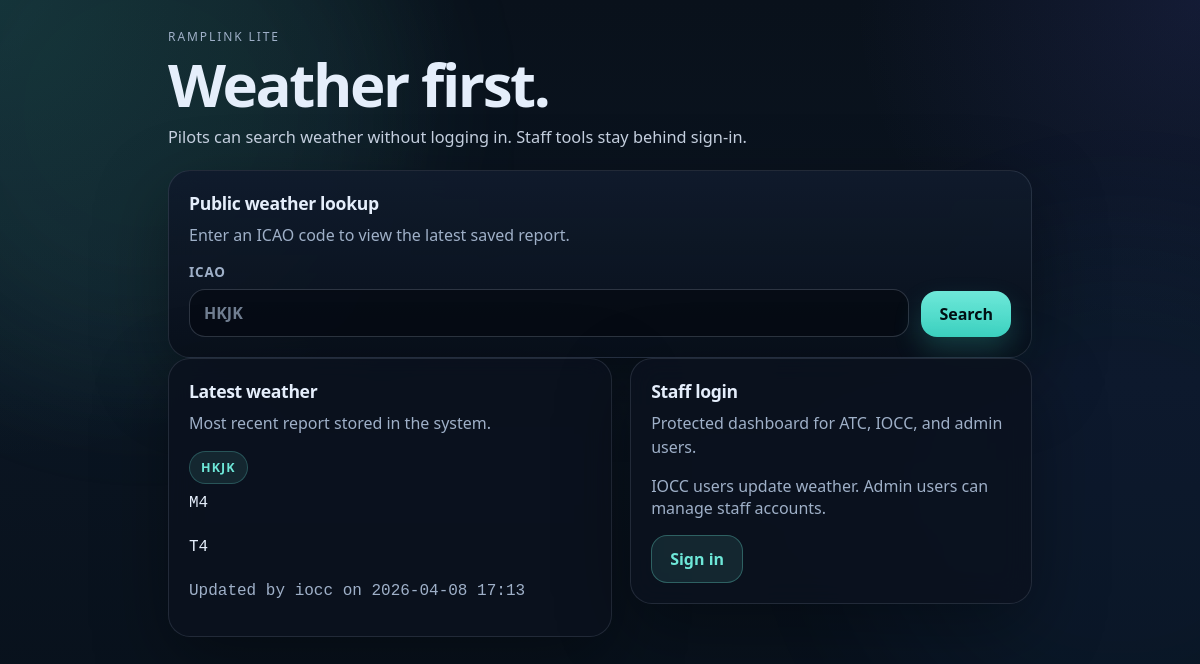
The page / on the database its author committed.
### models.py (models this page shows)
class Weather(db.Model):
    __tablename__ = "weather"
    id = db.Column(db.Integer, primary_key=True)
    icao = db.Column(db.String(8), nullable=False, unique=True, index=True)
    metar = db.Column(db.Text, nullable=False, default="")
    taf = db.Column(db.Text, nullable=False, default="")
    updated_by = db.Column(db.String(80), nullable=True)
    updated_at = db.Column(db.DateTime, nullable=False, default=datetime.utcnow)

### app.py (the view)
    @app.route("/")
    def index():
        if current_user():
            return redirect(url_for("dashboard"))
        icao = request.args.get("icao", "").strip().upper()
        weather = Weather.query.filter_by(icao=icao).first() if icao else None
        latest_weather = Weather.query.order_by(Weather.updated_at.desc()).first()
        return render_template(
            "home.html",
            icao=icao,
            weather=weather,
            latest_weather=latest_weather,
        )

### app.py (called while the page is built)
def current_user():
    user = getattr(request, "current_user", None)
    if user is not None:
        return user
    session_user_id = session.get("user_id")
    if not session_user_id:
        return None
    return db.session.get(User, session_user_id)

### templates/home.html (shortened to what this page needs)
<!doctype html>
<html lang="en">
<head>
  <link rel="stylesheet" href="{{ url_for('static', filename='style.css') }}">
</head>
<body class="app-page landing-page">
  <div class="ambient ambient-a"></div>
  <main class="app-shell compact-shell">
    <header class="masthead narrow">
      <div class="masthead-copy">
        <p class="eyebrow">RampLink Lite</p>
        <h1>Weather first.</h1>
        <p class="lede">Pilots can search weather without logging in. Staff tools stay behind sign-in.</p>
      </div>
    </header>
    <section class="panel panel-primary">
      <div class="panel-head">
        <div>
          <h2>Public weather lookup</h2>
          <p>Enter an ICAO code to view the latest saved report.</p>
        </div>
      </div>
      <form method="get" action="{{ url_for('index') }}" class="search-row">
        <label class="grow">
          <span>ICAO</span>
          <input type="text" name="icao" maxlength="8" placeholder="HKJK" value="{{ icao }}">
        </label>
        <button type="submit">Search</button>
      </form>
    </section>
    <section class="grid-split landing-grid">
      <article class="panel">
        <div class="panel-head">
          <div>
            <h2>Latest weather</h2>
            <p>Most recent report stored in the system.</p>
          </div>
        </div>
        {% if latest_weather %}
          <div class="detail-block">
            <div class="detail-kicker">{{ latest_weather.icao }}</div>
            <p class="mono">{{ latest_weather.metar }}</p>
            <p class="mono">{{ latest_weather.taf }}</p>
            <p class="subtle mono">Updated by {{ latest_weather.updated_by or "unknown" }} on {{ latest_weather.updated_at.strftime("%Y-%m-%d %H:%M") }}</p>
          </div>
        {% else %}
          <p class="empty-state">No weather has been stored yet.</p>
        {% endif %}
      </article>
      <article class="panel">
        <div class="panel-head">
          <div>
            <h2>Staff login</h2>
            <p>Protected dashboard for ATC, IOCC, and admin users.</p>
          </div>
        </div>
        <p class="subtle">IOCC users update weather. Admin users can manage staff accounts.</p>
        <a class="button-link" href="{{ url_for('login') }}">Sign in</a>
      </article>
    </section>
  </main>
</body>
</html>

### static/style.css (style rules this page uses)
:root { --bg: #081019; --bg-soft: #0f1a2a; --surface: rgba(11, 18, 30, 0.88); --surface-strong: #101b2c; --surface-soft: rgba(255, 255, 255, 0.04); --line: rgba(148, 163, 184, 0.18); --line-strong: rgba(148, 163, 184, 0.28); --text: #e5eefb; --muted: #9fb0c8; --soft: #c8d3e3; --accent: #6ee7d8; --accent-strong: #3dd6c4; --amber: #fbbf24; --red: #fb7185; --green: #4ade80; --shadow: 0 24px 72px rgba(0, 0, 0, 0.35); }
* { box-sizing: border-box; }
html { color-scheme: dark; }
body { margin: 0; min-height: 100vh; font-family: "Segoe UI", Inter, system-ui, -apple-system, BlinkMacSystemFont, sans-serif; background: radial-gradient(circle at top left, rgba(62, 214, 196, 0.12), transparent 32%), radial-gradient(circle at top right, rgba(99, 102, 241, 0.12), transparent 24%), linear-gradient(180deg, #09111b 0%, #0b1522 48%, #07101a 100%); color: var(--text); }
.app-page { position: relative; overflow-x: hidden; }
.ambient { position: fixed; inset: auto; width: 34rem; height: 34rem; border-radius: 50%; filter: blur(72px); opacity: 0.38; pointer-events: none; z-index: 0; }
.ambient-a { top: -10rem; left: -8rem; background: rgba(110, 231, 216, 0.18); }
.app-shell { position: relative; z-index: 1; max-width: 1180px; margin: 0 auto; padding: 28px 18px 44px; }
.compact-shell { max-width: 900px; }
.masthead { display: flex; align-items: end; justify-content: space-between; gap: 24px; margin-bottom: 20px; }
.masthead.narrow { align-items: start; }
.masthead-copy { max-width: 720px; }
.eyebrow { margin: 0 0 10px; text-transform: uppercase; letter-spacing: 0.16em; font-size: 12px; color: var(--muted); }
h1, h2, h3, p { margin-top: 0; }
h1 { margin-bottom: 10px; font-size: clamp(2.3rem, 5vw, 4.2rem); line-height: 0.98; letter-spacing: -0.04em; }
h2 { margin-bottom: 8px; font-size: 1.1rem; letter-spacing: -0.02em; }
.lede { max-width: 64ch; margin-bottom: 0; color: var(--soft); font-size: 1.02rem; line-height: 1.6; }
.panel, .panel-primary, .panel-soft { border: 1px solid var(--line); border-radius: 22px; background: var(--surface); box-shadow: var(--shadow); backdrop-filter: blur(14px); }
.panel { padding: 20px; }
.panel-primary { padding: 20px; background: linear-gradient(180deg, rgba(16, 27, 44, 0.96), rgba(9, 16, 27, 0.92)); }
.panel-head { display: flex; justify-content: space-between; align-items: start; gap: 16px; margin-bottom: 16px; }
.panel-head p { margin-bottom: 0; color: var(--muted); line-height: 1.5; }
.grid-split { display: grid; grid-template-columns: 1.15fr 0.85fr; gap: 18px; align-items: start; }
.landing-grid { grid-template-columns: 1.05fr 0.95fr; }
.button-link { display: inline-flex; align-items: center; justify-content: center; min-height: 48px; padding: 12px 18px; border-radius: 16px; border: 1px solid rgba(110, 231, 216, 0.3); background: rgba(110, 231, 216, 0.1); color: var(--accent); text-decoration: none; font-weight: 800; }
.search-row { display: grid; grid-template-columns: minmax(0, 1fr) auto; gap: 12px; align-items: end; }
.grow { width: 100%; }
label { display: grid; gap: 8px; font-weight: 600; color: var(--soft); }
label span { font-size: 0.84rem; letter-spacing: 0.06em; text-transform: uppercase; color: var(--muted); }
input, textarea, button { font: inherit; }
input, textarea { width: 100%; border: 1px solid var(--line-strong); border-radius: 16px; padding: 12px 14px; background: rgba(5, 10, 18, 0.66); color: var(--text); outline: none; transition: border-color 0.2s ease, box-shadow 0.2s ease, transform 0.2s ease; }
input::placeholder, textarea::placeholder { color: rgba(159, 176, 200, 0.7); }
button { border: 0; border-radius: 16px; padding: 12px 18px; background: linear-gradient(180deg, var(--accent), var(--accent-strong)); color: #021014; font-weight: 800; cursor: pointer; box-shadow: 0 14px 28px rgba(61, 214, 196, 0.22); transition: transform 0.2s ease, box-shadow 0.2s ease, filter 0.2s ease; }
.mono { font-family: "SFMono-Regular", Consolas, "Liberation Mono", Menlo, monospace; }
.subtle { color: var(--muted); }
.detail-block { display: grid; gap: 10px; }
.detail-kicker { display: inline-flex; width: fit-content; padding: 7px 11px; border-radius: 999px; background: rgba(110, 231, 216, 0.1); color: var(--accent); border: 1px solid rgba(110, 231, 216, 0.24); font-size: 0.78rem; font-weight: 800; letter-spacing: 0.09em; }

### rows shown on the page
Weather: icao "HKJK", metar "M4", taf "T4", updated_by "iocc", updated_at "2026-04-08 17:13"
